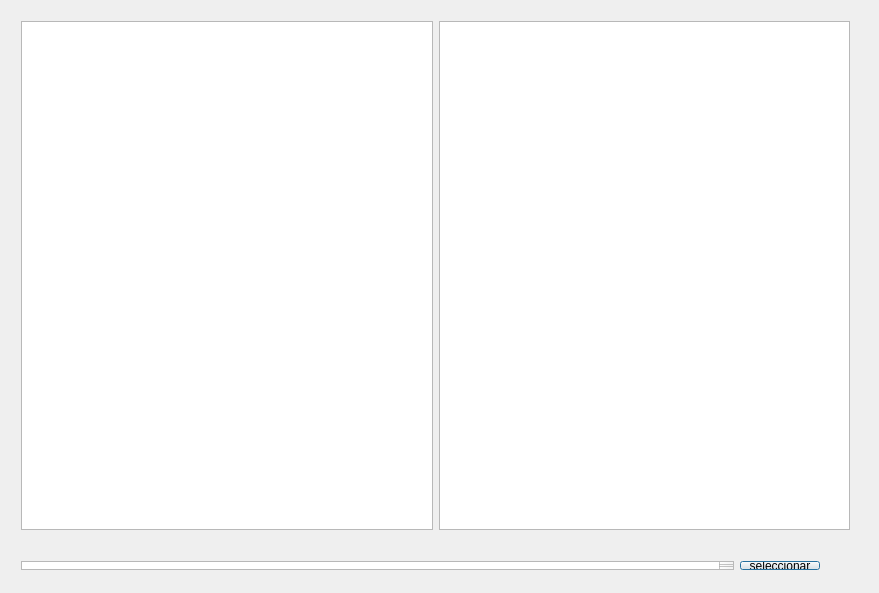
<?xml version="1.0" encoding="UTF-8"?>
<ui version="4.0">
 <class>Dialog</class>
 <widget class="QDialog" name="Importar_BD">
  <property name="windowModality">
   <enum>Qt::NonModal</enum>
  </property>
  <property name="geometry">
   <rect>
    <x>0</x>
    <y>0</y>
    <width>879</width>
    <height>593</height>
   </rect>
  </property>
  <property name="sizePolicy">
   <sizepolicy hsizetype="Fixed" vsizetype="Fixed">
    <horstretch>0</horstretch>
    <verstretch>0</verstretch>
   </sizepolicy>
  </property>
  <property name="minimumSize">
   <size>
    <width>879</width>
    <height>593</height>
   </size>
  </property>
  <property name="maximumSize">
   <size>
    <width>879</width>
    <height>593</height>
   </size>
  </property>
  <property name="windowTitle">
   <string>Select File</string>
  </property>
  <widget class="QWidget" name="horizontalLayoutWidget">
   <property name="geometry">
    <rect>
     <x>10</x>
     <y>10</y>
     <width>851</width>
     <height>531</height>
    </rect>
   </property>
   <layout class="QHBoxLayout" name="horizontalLayout">
    <item>
     <widget class="QTreeView" name="treeView"/>
    </item>
    <item>
     <widget class="QListView" name="list">
      <property name="maximumSize">
       <size>
        <width>800</width>
        <height>593</height>
       </size>
      </property>
     </widget>
    </item>
   </layout>
  </widget>
  <widget class="QWidget" name="horizontalLayoutWidget_2">
   <property name="geometry">
    <rect>
     <x>10</x>
     <y>550</y>
     <width>821</width>
     <height>31</height>
    </rect>
   </property>
   <layout class="QHBoxLayout" name="horizontalLayout_2">
    <item>
     <widget class="QPlainTextEdit" name="plainTextEdit"/>
    </item>
    <item>
     <widget class="QPushButton" name="seleccionar">
      <property name="sizePolicy">
       <sizepolicy hsizetype="Fixed" vsizetype="Fixed">
        <horstretch>0</horstretch>
        <verstretch>0</verstretch>
       </sizepolicy>
      </property>
      <property name="text">
       <string>seleccionar</string>
      </property>
     </widget>
    </item>
   </layout>
  </widget>
 </widget>
 <layoutdefault spacing="6" margin="11"/>
 <resources/>
 <connections/>
</ui>
